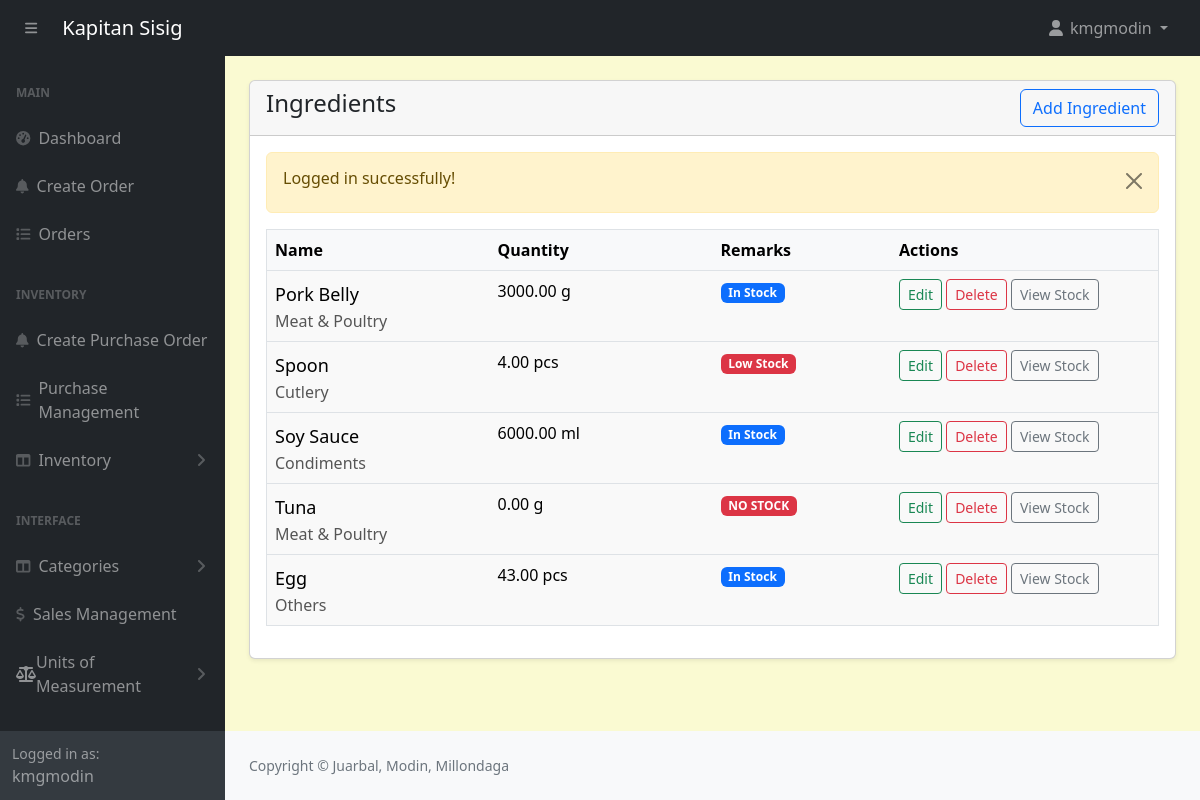
Page /admin/ingredients-view.php (signed in) on the committed database.
### tables this page shows
CREATE TABLE `ingredients` (
  `id` int(11) NOT NULL,
  `name` varchar(191) NOT NULL,
  `unit_id` int(11) NOT NULL,
  `category` varchar(191) NOT NULL,
  `quantity` decimal(10,2) NOT NULL,
  `reorder_point` decimal(10,2) NOT NULL
);

CREATE TABLE `units_of_measure` (
  `id` int(11) NOT NULL,
  `category_id` int(11) DEFAULT NULL,
  `uom_name` varchar(255) DEFAULT NULL,
  `type` enum('reference','bigger','smaller') DEFAULT NULL,
  `ratio` decimal(10,5) DEFAULT NULL,
  `active` tinyint(1) DEFAULT 1,
  `rounding_precision` decimal(10,5) DEFAULT NULL
);

### admin/ingredients-view.php (the view, shortened to what this page needs)
<?php include('includes/header.php'); ?>
<?php
$query = "SELECT ingredients.*, units_of_measure.uom_name AS unit_name
          FROM ingredients
          LEFT JOIN units_of_measure ON ingredients.unit_id = units_of_measure.id";
$result = mysqli_query($conn, $query);
?>
<div class="container-fluid px-4 pb-4">
    <div class="card mt-4 shadow-sm">
        <div class="card-header">
            <h4 class="mb-0">Ingredients
                <a href="ingredients-add.php" class="btn btn-outline-primary float-end">Add Ingredient</a>
            </h4>
        </div>
        <div class="card-body">
            <table class="table" style="width: 100%; margin-bottom: 1rem; color: #000; border: 1px solid #dee2e6;">
                <thead>
                    <tr style="background-color: #f8f9fa; color: #000;">
                        <th>Name</th>
                        <th>Quantity</th>
                        <th>Remarks</th>
                        <th>Actions</th>
                    </tr>
                </thead>
                <tbody>
                    <?php
                    while ($row = mysqli_fetch_assoc($result)) :
                    ?>
                        <tr style="background-color: #f9f9f9; border: 1px solid #dee2e6;">
                            <td width="25%" style="font-size: 18px; line-height: 30px;">
                                <?php echo htmlspecialchars($row['name']); ?>
                                <div style="font-size: 16px; line-height: 24px; color: #555;">
                                    <?php echo htmlspecialchars($row['category']); ?>
                                </div>
                            </td>
                            <td width="25%">
                                <div>
                                    <?php echo htmlspecialchars($row['quantity']); ?> <?php echo htmlspecialchars($row['unit_name'] ? $row['unit_name'] : 'N/A'); ?>
                                </div>
                            </td>
                            <td width="20%">
                                <?php
                                    if($row['quantity'] == 0) {
                                        echo '<span class="badge bg-danger">NO STOCK</span>';
                                    } else if($row['quantity'] <= $row['reorder_point']) {
                                        echo '<span class="badge bg-danger">Low Stock</span>';
                                    } else {
                                        echo '<span class="badge bg-primary">In Stock</span>';
                                    }
                                ?>
                            </td>
                            <td width="30%">
                                <a href="ingredients-edit.php?id=<?php echo $row['id']; ?>" class="btn btn-outline-success btn-sm" style="margin: 0; padding: 0.25rem 0.5rem;">Edit</a>
                                <a href="ingredients-delete.php?id=<?php echo $row['id']; ?>" class="btn btn-outline-danger btn-sm" style="margin: 0; padding: 0.25rem 0.5rem;">Delete</a>
                                <button class="btn btn-outline-secondary btn-sm" data-bs-toggle="collapse" data-bs-target="#collapse-<?php echo $row['id']; ?>" style="margin: 0; padding: 0.25rem 0.5rem;">
                                    View Stock
                                </button>
                            </td>
                        </tr>
                    <?php endwhile; ?>
                </tbody>
            </table>
        </div>
    </div>
</div>
<?php include('includes/footer.php'); ?>

### admin/assets/css/custom.css (style rules this page uses)
body { margin: 0; font-family: system-ui, -apple-system, "Segoe UI", Roboto, "Helvetica Neue", "Noto Sans", "Liberation Sans", Arial, sans-serif; font-size: 1rem; font-weight: 400; line-height: 1.5; color: #212529; text-align: left; background-color: #FAFAD2; -webkit-text-size-adjust: 100%; -webkit-tap-highlight-color: rgba(0, 0, 0, 0); }

### rows in the picture
ingredients: name "Pork Belly", category "Meat & Poultry", quantity "3000.00", unit.uom_name "g", reorder_point "In Stock"
ingredients: name "Spoon", category "Cutlery", quantity "4.00", unit.uom_name "pcs", reorder_point "Low Stock"
ingredients: name "Soy Sauce", category "Condiments", quantity "6000.00", unit.uom_name "ml", reorder_point "In Stock"
ingredients: name "Tuna", category "Meat & Poultry", quantity "0.00", unit.uom_name "g", shows "NO STOCK"
ingredients: name "Egg", category "Others", quantity "43.00", unit.uom_name "pcs", reorder_point "In Stock"

### other values in the picture
$_SESSION['loggedInUser']['username'] "kmgmodin"
$_SESSION['message'] "Logged in successfully!"
